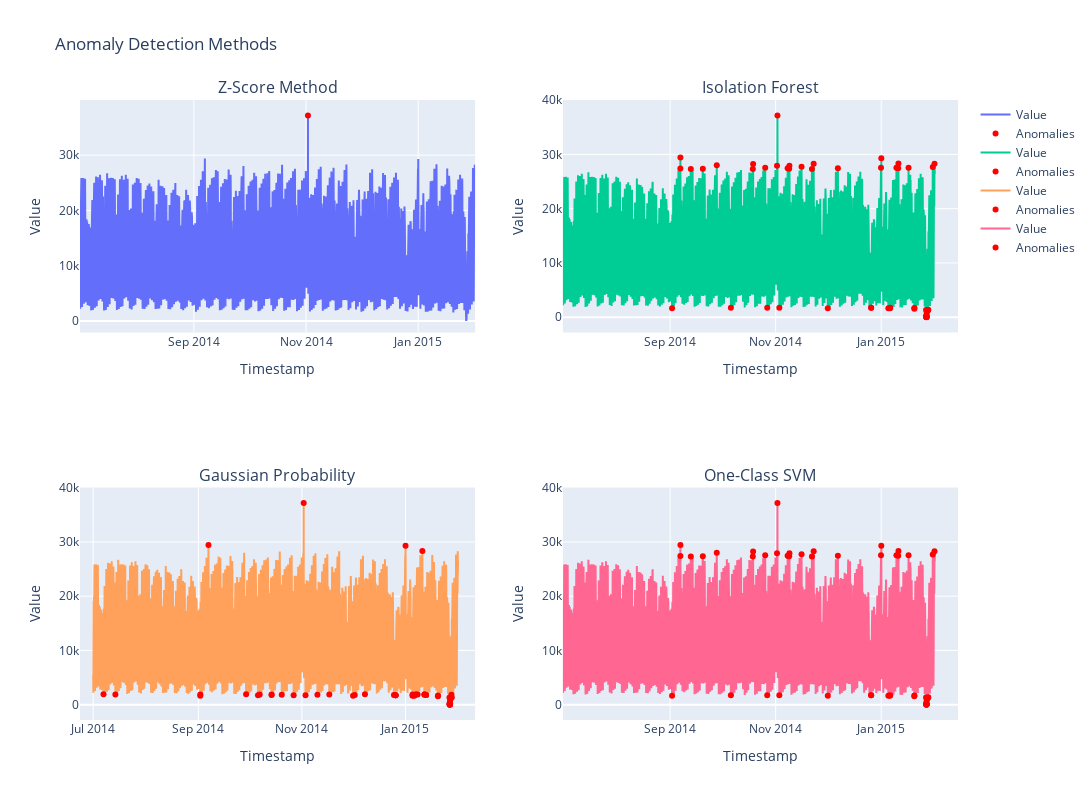

Notebook cell for this chart:
### Markdown cell above
### Anomaly Plot

### Code cell
fig = make_subplots(rows=2, cols=2, 
                    subplot_titles=('Z-Score Method', 'Isolation Forest', 
                                    'Gaussian Probability', 'One-Class SVM'))

# 1. Z-Score Method
fig.add_trace(go.Scatter(x=hourly_data['timestamp'], y=hourly_data['value'], mode='lines', name='Value'),
              row=1, col=1)
fig.add_trace(go.Scatter(x=anomalies_z_score['timestamp'], y=anomalies_z_score['value'], mode='markers', 
                         marker=dict(color='red'), name='Anomalies'),
              row=1, col=1)

# 2. Isolation Forest
fig.add_trace(go.Scatter(x=hourly_data['timestamp'], y=hourly_data['value'], mode='lines', name='Value'),
              row=1, col=2)
fig.add_trace(go.Scatter(x=anomalies_if['timestamp'], y=anomalies_if['value'], mode='markers', 
                         marker=dict(color='red'), name='Anomalies'),
              row=1, col=2)

# 3. Gaussian Probability
fig.add_trace(go.Scatter(x=hourly_data['timestamp'], y=hourly_data['value'], mode='lines', name='Value'),
              row=2, col=1)
fig.add_trace(go.Scatter(x=anomalies_gaussian['timestamp'], y=anomalies_gaussian['value'], mode='markers', 
                         marker=dict(color='red'), name='Anomalies'),
              row=2, col=1)

# 4. One-Class SVM
fig.add_trace(go.Scatter(x=hourly_data['timestamp'], y=hourly_data['value'], mode='lines', name='Value'),
              row=2, col=2)
fig.add_trace(go.Scatter(x=anomalies_ocsvm['timestamp'], y=anomalies_ocsvm['value'], mode='markers', 
                         marker=dict(color='red'), name='Anomalies'),
              row=2, col=2)

# Update layout
fig.update_layout(
    title_text='Anomaly Detection Methods',
    showlegend=True,
    xaxis_title='Timestamp',
    yaxis_title='Value',
    xaxis2_title='Timestamp',
    yaxis2_title='Value',
    xaxis3_title='Timestamp',
    yaxis3_title='Value',
    xaxis4_title='Timestamp',
    yaxis4_title='Value',
    height=800,  
    width=1200,  
)

fig.show()

### Figure 1 — Plotly figure (JSON) as saved in the notebook; plotly's stock layout.template omitted (floating-point values rounded to 4 significant figures; data arrays with more than 128 entries replaced by an {"elided": "..."} marker saying what was removed)
{"data": [{"mode": "lines", "name": "Value", "type": "scatter", "x": {"elided": "5159 str values"}, "xaxis": "x", "y": {"elided": "5159 float values"}, "yaxis": "y"}, {"marker": {"color": "red"}, "mode": "markers", "name": "Anomalies", "type": "scatter", "x": ["2014-11-02T01:00:00"], "xaxis": "x", "y": [37200.0], "yaxis": "y"}, {"mode": "lines", "name": "Value", "type": "scatter", "x": {"elided": "5159 str values"}, "xaxis": "x2", "y": {"elided": "5159 float values"}, "yaxis": "y2"}, {"marker": {"color": "red"}, "mode": "markers", "name": "Anomalies", "type": "scatter", "x": ["2014-09-02T03:00:00", "2014-09-06T22:00:00", "2014-09-06T23:00:00", "2014-09-12T23:00:00", "2014-09-19T22:00:00", "2014-09-27T23:00:00", "2014-10-06T03:00:00", "2014-10-18T19:00:00", "2014-10-18T23:00:00", "2014-10-25T23:00:00", "2014-10-27T03:00:00", "2014-11-01T19:00:00", "2014-11-02T01:00:00", "2014-11-03T03:00:00", "2014-11-07T22:00:00", "2014-11-08T19:00:00", "2014-11-08T23:00:00", "2014-11-15T23:00:00", "2014-11-21T23:00:00", "2014-11-22T23:00:00", "2014-12-01T03:00:00", "2014-12-06T23:00:00", "2014-12-26T04:00:00", "2014-12-26T05:00:00", "2014-12-31T21:00:00", "2015-01-01T01:00:00", "2015-01-05T03:00:00", "2015-01-06T03:00:00", "2015-01-06T04:00:00", "2015-01-09T19:00:00", "2015-01-10T19:00:00", "2015-01-10T23:00:00", "2015-01-16T19:00:00", "2015-01-20T03:00:00", "2015-01-20T04:00:00", "2015-01-26T22:00:00", "2015-01-26T23:00:00", "2015-01-27T00:00:00", "2015-01-27T01:00:00", "2015-01-27T02:00:00", "2015-01-27T03:00:00", "2015-01-27T04:00:00", "2015-01-27T05:00:00", "2015-01-27T06:00:00", "2015-01-27T07:00:00", "2015-01-27T08:00:00", "2015-01-28T03:00:00", "2015-01-28T04:00:00", "2015-01-30T19:00:00", "2015-01-31T19:00:00"], "xaxis": "x2", "y": [1654.0, 27414, 29420.0, 27330.0, 27390.0, 28020.0, 1742.0, 27341, 28250.0, 27550.0, 1746, 27912, 37200.0, 1720.0, 27471, 27344, 27926, 27713, 27320.0, 28299, 1644.0, 27454, 1752.0, 1726, 27560.0, 29292, 1653, 1646.0, 1748.0, 27560.0, 27448, 28351, 27570.0, 1540.0, 1678.0, 1324.0, 243, 94.5, 39.5, 29, 9.5, 14.5, 29, 88, 274, 809.5, 1290.0, 1380, 27698, 28290.0], "yaxis": "y2"}, {"mode": "lines", "name": "Value", "type": "scatter", "x": {"elided": "5159 str values"}, "xaxis": "x3", "y": {"elided": "5159 float values"}, "yaxis": "y3"}, {"marker": {"color": "red"}, "mode": "markers", "name": "Anomalies", "type": "scatter", "x": ["2014-07-07T03:00:00", "2014-07-14T03:00:00", "2014-09-02T03:00:00", "2014-09-02T04:00:00", "2014-09-06T23:00:00", "2014-09-29T03:00:00", "2014-10-06T03:00:00", "2014-10-07T03:00:00", "2014-10-14T03:00:00", "2014-10-14T04:00:00", "2014-10-20T03:00:00", "2014-10-27T03:00:00", "2014-11-02T01:00:00", "2014-11-03T03:00:00", "2014-11-10T03:00:00", "2014-11-17T03:00:00", "2014-12-01T03:00:00", "2014-12-02T03:00:00", "2014-12-08T03:00:00", "2014-12-25T05:00:00", "2014-12-26T03:00:00", "2014-12-26T04:00:00", "2014-12-26T05:00:00", "2015-01-01T01:00:00", "2015-01-05T03:00:00", "2015-01-05T04:00:00", "2015-01-06T03:00:00", "2015-01-06T04:00:00", "2015-01-07T03:00:00", "2015-01-07T04:00:00", "2015-01-08T04:00:00", "2015-01-10T23:00:00", "2015-01-12T03:00:00", "2015-01-12T04:00:00", "2015-01-13T03:00:00", "2015-01-13T04:00:00", "2015-01-20T03:00:00", "2015-01-20T04:00:00", "2015-01-26T22:00:00", "2015-01-26T23:00:00", "2015-01-27T00:00:00", "2015-01-27T01:00:00", "2015-01-27T02:00:00", "2015-01-27T03:00:00", "2015-01-27T04:00:00", "2015-01-27T05:00:00", "2015-01-27T06:00:00", "2015-01-27T07:00:00", "2015-01-27T08:00:00", "2015-01-28T02:00:00", "2015-01-28T03:00:00", "2015-01-28T04:00:00"], "xaxis": "x3", "y": [1910.0, 1898, 1654.0, 1898, 29420.0, 1916, 1742.0, 1868.0, 1784.0, 1896.0, 1850, 1746, 37200.0, 1720.0, 1822, 1892, 1644.0, 1788.0, 1910.0, 1778.0, 1758, 1752.0, 1726, 29292, 1653, 1860, 1646.0, 1748.0, 1882, 1858.0, 1868.0, 28351, 1826, 1928.0, 1771, 1791, 1540.0, 1678.0, 1324.0, 243, 94.5, 39.5, 29, 9.5, 14.5, 29, 88, 274, 809.5, 1833, 1290.0, 1380], "yaxis": "y3"}, {"mode": "lines", "name": "Value", "type": "scatter", "x": {"elided": "5159 str values"}, "xaxis": "x4", "y": {"elided": "5159 float values"}, "yaxis": "y4"}, {"marker": {"color": "red"}, "mode": "markers", "name": "Anomalies", "type": "scatter", "x": ["2014-09-02T03:00:00", "2014-09-06T22:00:00", "2014-09-06T23:00:00", "2014-09-12T23:00:00", "2014-09-19T22:00:00", "2014-09-27T23:00:00", "2014-10-06T03:00:00", "2014-10-18T19:00:00", "2014-10-18T23:00:00", "2014-10-25T23:00:00", "2014-10-27T03:00:00", "2014-11-01T19:00:00", "2014-11-02T01:00:00", "2014-11-03T03:00:00", "2014-11-07T22:00:00", "2014-11-08T19:00:00", "2014-11-08T23:00:00", "2014-11-15T23:00:00", "2014-11-21T23:00:00", "2014-11-22T23:00:00", "2014-12-01T03:00:00", "2014-12-06T23:00:00", "2014-12-26T04:00:00", "2014-12-26T05:00:00", "2014-12-31T21:00:00", "2015-01-01T01:00:00", "2015-01-05T03:00:00", "2015-01-06T03:00:00", "2015-01-06T04:00:00", "2015-01-09T19:00:00", "2015-01-10T19:00:00", "2015-01-10T23:00:00", "2015-01-16T19:00:00", "2015-01-20T03:00:00", "2015-01-20T04:00:00", "2015-01-26T22:00:00", "2015-01-26T23:00:00", "2015-01-27T00:00:00", "2015-01-27T01:00:00", "2015-01-27T02:00:00", "2015-01-27T03:00:00", "2015-01-27T04:00:00", "2015-01-27T05:00:00", "2015-01-27T06:00:00", "2015-01-27T07:00:00", "2015-01-27T08:00:00", "2015-01-28T03:00:00", "2015-01-28T04:00:00", "2015-01-30T19:00:00", "2015-01-31T19:00:00"], "xaxis": "x4", "y": [1654.0, 27414, 29420.0, 27330.0, 27390.0, 28020.0, 1742.0, 27341, 28250.0, 27550.0, 1746, 27912, 37200.0, 1720.0, 27471, 27344, 27926, 27713, 27320.0, 28299, 1644.0, 27454, 1752.0, 1726, 27560.0, 29292, 1653, 1646.0, 1748.0, 27560.0, 27448, 28351, 27570.0, 1540.0, 1678.0, 1324.0, 243, 94.5, 39.5, 29, 9.5, 14.5, 29, 88, 274, 809.5, 1290.0, 1380, 27698, 28290.0], "yaxis": "y4"}], "layout": {"annotations": [{"font": {"size": 16}, "showarrow": false, "text": "Z-Score Method", "x": 0.225, "xanchor": "center", "xref": "paper", "y": 1, "yanchor": "bottom", "yref": "paper"}, {"font": {"size": 16}, "showarrow": false, "text": "Isolation Forest", "x": 0.775, "xanchor": "center", "xref": "paper", "y": 1, "yanchor": "bottom", "yref": "paper"}, {"font": {"size": 16}, "showarrow": false, "text": "Gaussian Probability", "x": 0.225, "xanchor": "center", "xref": "paper", "y": 0.375, "yanchor": "bottom", "yref": "paper"}, {"font": {"size": 16}, "showarrow": false, "text": "One-Class SVM", "x": 0.775, "xanchor": "center", "xref": "paper", "y": 0.375, "yanchor": "bottom", "yref": "paper"}], "height": 800, "showlegend": true, "title": {"text": "Anomaly Detection Methods"}, "width": 1200, "xaxis": {"anchor": "y", "domain": [0, 0.45], "title": {"text": "Timestamp"}}, "xaxis2": {"anchor": "y2", "domain": [0.55, 1], "title": {"text": "Timestamp"}}, "xaxis3": {"anchor": "y3", "domain": [0, 0.45], "title": {"text": "Timestamp"}}, "xaxis4": {"anchor": "y4", "domain": [0.55, 1], "title": {"text": "Timestamp"}}, "yaxis": {"anchor": "x", "domain": [0.625, 1], "title": {"text": "Value"}}, "yaxis2": {"anchor": "x2", "domain": [0.625, 1], "title": {"text": "Value"}}, "yaxis3": {"anchor": "x3", "domain": [0, 0.375], "title": {"text": "Value"}}, "yaxis4": {"anchor": "x4", "domain": [0, 0.375], "title": {"text": "Value"}}}}
